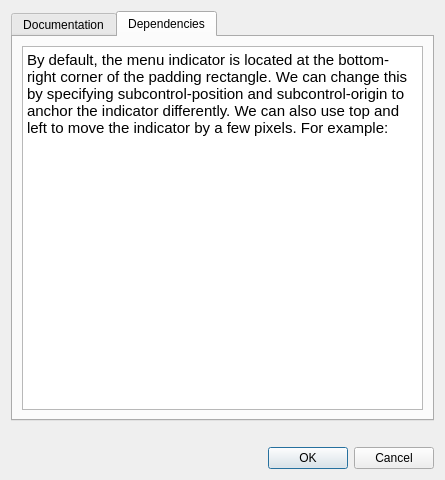
<?xml version="1.0" encoding="UTF-8"?>
<ui version="4.0">
 <class>moduleDialog</class>
 <widget class="QDialog" name="moduleDialog">
  <property name="geometry">
   <rect>
    <x>0</x>
    <y>0</y>
    <width>445</width>
    <height>480</height>
   </rect>
  </property>
  <property name="focusPolicy">
   <enum>Qt::WheelFocus</enum>
  </property>
  <property name="windowTitle">
   <string>Module Info</string>
  </property>
  <layout class="QVBoxLayout" name="verticalLayout">
   <item>
    <widget class="QTabWidget" name="tabWidget">
     <property name="focusPolicy">
      <enum>Qt::TabFocus</enum>
     </property>
     <property name="contextMenuPolicy">
      <enum>Qt::NoContextMenu</enum>
     </property>
     <property name="layoutDirection">
      <enum>Qt::LeftToRight</enum>
     </property>
     <property name="autoFillBackground">
      <bool>false</bool>
     </property>
     <property name="styleSheet">
      <string notr="true">QTabBar::tab{
  min-width: 10ex;
  padding: 2px;
  margin-right: 20px;
  margin-left: 10px;
  padding-right: 20px;
  padding-left: 20px;
  padding-top: -4px;
  focus{border:none;}
}
QTabBar::tab:selected {
  border-bottom : 2.3px solid;
  border-bottom-color: rgb(69, 140, 214);
}

QTabBar::tab:!selected {
  border-bottom: 2.3px solid; /* make non-selected tabs look smaller */
  border-bottom-color: rgb(135, 135, 134);   
}

QTabBar:tab:focus {
  outline: none;
}</string>
     </property>
     <property name="currentIndex">
      <number>1</number>
     </property>
     <widget class="QWidget" name="tab">
      <attribute name="title">
       <string>Documentation</string>
      </attribute>
      <layout class="QVBoxLayout" name="verticalLayout_2">
       <item>
        <widget class="QTextEdit" name="textEdit">
         <property name="focusPolicy">
          <enum>Qt::TabFocus</enum>
         </property>
         <property name="contextMenuPolicy">
          <enum>Qt::NoContextMenu</enum>
         </property>
         <property name="styleSheet">
          <string notr="true"/>
         </property>
         <property name="tabChangesFocus">
          <bool>true</bool>
         </property>
         <property name="readOnly">
          <bool>true</bool>
         </property>
         <property name="html">
          <string>&lt;!DOCTYPE HTML PUBLIC &quot;-//W3C//DTD HTML 4.0//EN&quot; &quot;http://www.w3.org/TR/REC-html40/strict.dtd&quot;&gt;
&lt;html&gt;&lt;head&gt;&lt;meta name=&quot;qrichtext&quot; content=&quot;1&quot; /&gt;&lt;style type=&quot;text/css&quot;&gt;
p, li { white-space: pre-wrap; }
&lt;/style&gt;&lt;/head&gt;&lt;body style=&quot; font-family:'Cantarell'; font-size:11pt; font-weight:400; font-style:normal;&quot;&gt;
&lt;p style=&quot; margin-top:0px; margin-bottom:0px; margin-left:0px; margin-right:0px; -qt-block-indent:0; text-indent:0px;&quot;&gt;By default, the menu indicator is located at the bottom-right corner of the padding rectangle. We can change this by specifying subcontrol-position and subcontrol-origin to anchor the indicator differently. We can also use top and left to move the indicator by a few pixels. For example:&lt;/p&gt;&lt;/body&gt;&lt;/html&gt;</string>
         </property>
         <property name="textInteractionFlags">
          <set>Qt::TextSelectableByMouse</set>
         </property>
        </widget>
       </item>
      </layout>
     </widget>
     <widget class="QWidget" name="tab_2">
      <attribute name="title">
       <string>Dependencies</string>
      </attribute>
      <layout class="QVBoxLayout" name="verticalLayout_3">
       <item>
        <widget class="QTextEdit" name="textEdit_2">
         <property name="focusPolicy">
          <enum>Qt::TabFocus</enum>
         </property>
         <property name="html">
          <string>&lt;!DOCTYPE HTML PUBLIC &quot;-//W3C//DTD HTML 4.0//EN&quot; &quot;http://www.w3.org/TR/REC-html40/strict.dtd&quot;&gt;
&lt;html&gt;&lt;head&gt;&lt;meta name=&quot;qrichtext&quot; content=&quot;1&quot; /&gt;&lt;style type=&quot;text/css&quot;&gt;
p, li { white-space: pre-wrap; }
&lt;/style&gt;&lt;/head&gt;&lt;body style=&quot; font-family:'Cantarell'; font-size:11pt; font-weight:400; font-style:normal;&quot;&gt;
&lt;p style=&quot; margin-top:0px; margin-bottom:0px; margin-left:0px; margin-right:0px; -qt-block-indent:0; text-indent:0px;&quot;&gt;By default, the menu indicator is located at the bottom-right corner of the padding rectangle. We can change this by specifying subcontrol-position and subcontrol-origin to anchor the indicator differently. We can also use top and left to move the indicator by a few pixels. For example:&lt;/p&gt;&lt;/body&gt;&lt;/html&gt;</string>
         </property>
        </widget>
       </item>
      </layout>
     </widget>
    </widget>
   </item>
   <item>
    <widget class="QLabel" name="label">
     <property name="text">
      <string/>
     </property>
     <property name="pixmap">
      <pixmap resource="../myicons.qrc">:/noprefix/images/protip.png</pixmap>
     </property>
    </widget>
   </item>
   <item>
    <widget class="QDialogButtonBox" name="buttonBox">
     <property name="orientation">
      <enum>Qt::Horizontal</enum>
     </property>
     <property name="standardButtons">
      <set>QDialogButtonBox::Cancel|QDialogButtonBox::Ok</set>
     </property>
    </widget>
   </item>
  </layout>
 </widget>
 <resources>
  <include location="../myicons.qrc"/>
 </resources>
 <connections>
  <connection>
   <sender>buttonBox</sender>
   <signal>accepted()</signal>
   <receiver>moduleDialog</receiver>
   <slot>accept()</slot>
   <hints>
    <hint type="sourcelabel">
     <x>248</x>
     <y>254</y>
    </hint>
    <hint type="destinationlabel">
     <x>157</x>
     <y>274</y>
    </hint>
   </hints>
  </connection>
  <connection>
   <sender>buttonBox</sender>
   <signal>rejected()</signal>
   <receiver>moduleDialog</receiver>
   <slot>reject()</slot>
   <hints>
    <hint type="sourcelabel">
     <x>316</x>
     <y>260</y>
    </hint>
    <hint type="destinationlabel">
     <x>286</x>
     <y>274</y>
    </hint>
   </hints>
  </connection>
 </connections>
</ui>
